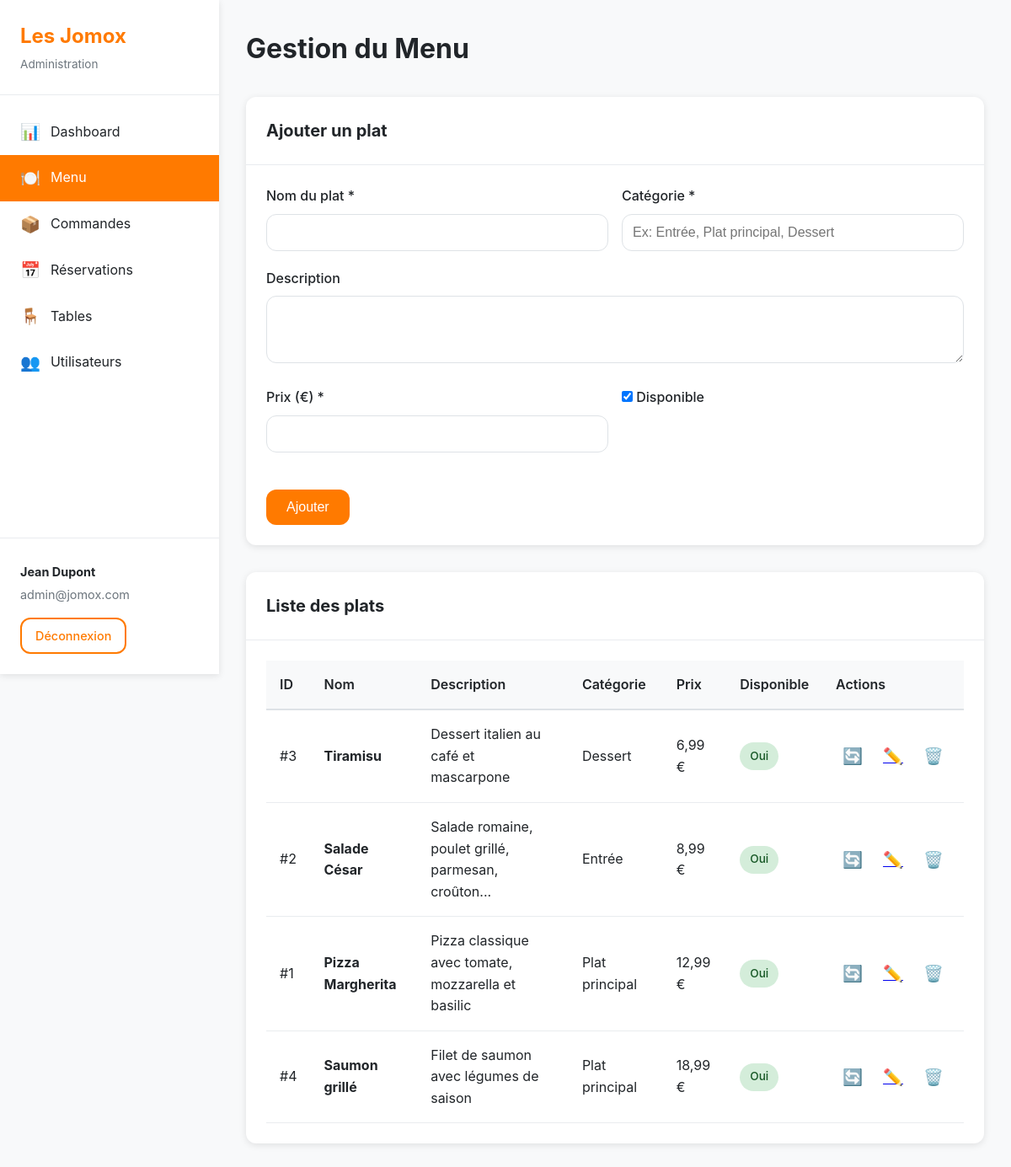
Screenshot of /admin/menu.php (signed in) with the database file from the repository.
### tables this page shows
CREATE TABLE plat (
    id INT AUTO_INCREMENT PRIMARY KEY,
    nom VARCHAR(200) NOT NULL,
    description TEXT DEFAULT NULL,
    prix DECIMAL(10, 2) NOT NULL,
    categorie VARCHAR(100) NOT NULL,
    disponible BOOLEAN DEFAULT TRUE,
    INDEX idx_categorie (categorie),
    INDEX idx_disponible (disponible)
);

### admin/includes/functions.php (called while the page is built, shortened)
<?php
function formatPrice($price) {
    return number_format((float)$price, 2, ',', ' ') . ' €';
}
function e($string) {
    return htmlspecialchars($string ?? '', ENT_QUOTES, 'UTF-8');
}

### admin/menu.php (the view, shortened to what this page needs)
<?php
require_once __DIR__ . '/includes/functions.php';
$pdo = getPDO();
$editPlat = null;
$plats = $pdo->query('SELECT * FROM plat ORDER BY categorie, nom')->fetchAll();
require_once __DIR__ . '/includes/header.php';
?>
<div class="card">
    <div class="card-header">
        <h2><?= $editPlat ? 'Modifier un plat' : 'Ajouter un plat' ?></h2>
    </div>
    <div class="card-body">
        <form method="POST" class="form">
            <div class="form-row">
                <div class="form-group">
                    <label>Nom du plat *</label>
                    <input type="text" name="nom" value="<?= e($editPlat['nom'] ?? '') ?>" required>
                </div>
                <div class="form-group">
                    <label>Catégorie *</label>
                    <input type="text" name="categorie" value="<?= e($editPlat['categorie'] ?? '') ?>" required placeholder="Ex: Entrée, Plat principal, Dessert">
                </div>
            </div>
            <div class="form-group">
                <label>Description</label>
                <textarea name="description" rows="3"><?= e($editPlat['description'] ?? '') ?></textarea>
            </div>
            <div class="form-row">
                <div class="form-group">
                    <label>Prix (€) *</label>
                    <input type="number" name="prix" step="0.01" min="0" value="<?= e($editPlat['prix'] ?? '') ?>" required>
                </div>
                <div class="form-group">
                    <label class="checkbox-label">
                        <input type="checkbox" name="disponible" <?= ($editPlat['disponible'] ?? true) ? 'checked' : '' ?>>
                        <span>Disponible</span>
                    </label>
                </div>
            </div>
            <div class="form-actions">
                <button type="submit" class="btn btn-primary"><?= $editPlat ? 'Modifier' : 'Ajouter' ?></button>
            </div>
        </form>
    </div>
</div>
<div class="card">
    <div class="card-header">
        <h2>Liste des plats</h2>
    </div>
    <div class="card-body">
        <div class="table-responsive">
            <table class="table">
                <thead>
                    <tr>
                        <th>ID</th>
                        <th>Nom</th>
                        <th>Description</th>
                        <th>Catégorie</th>
                        <th>Prix</th>
                        <th>Disponible</th>
                        <th>Actions</th>
                    </tr>
                </thead>
                <tbody>
                    <?php if (empty($plats)): ?>
                        <tr>
                            <td colspan="7" class="text-center text-muted">Aucun plat enregistré</td>
                        </tr>
                    <?php else: ?>
                        <?php foreach ($plats as $plat): ?>
                            <tr>
                                <td>#<?= $plat['id'] ?></td>
                                <td><strong><?= e($plat['nom']) ?></strong></td>
                                <td><?= e(substr($plat['description'] ?? '', 0, 50)) ?><?= strlen($plat['description'] ?? '') > 50 ? '...' : '' ?></td>
                                <td><?= e($plat['categorie']) ?></td>
                                <td><?= formatPrice($plat['prix']) ?></td>
                                <td>
                                    <?php if ($plat['disponible']): ?>
                                        <span class="badge badge-success">Oui</span>
                                    <?php else: ?>
                                        <span class="badge badge-danger">Non</span>
                                    <?php endif; ?>
                                </td>
                                <td>
                                    <div class="action-buttons">
                                        <form method="POST" style="display:inline;" onsubmit="return confirm('Changer la disponibilité ?');">
                                            <button type="submit" class="btn-icon" title="Toggle disponibilité">🔄</button>
                                        </form>
                                        <a href="?edit=<?= $plat['id'] ?>" class="btn-icon" title="Modifier">✏️</a>
                                        <form method="POST" style="display:inline;" onsubmit="return confirm('Êtes-vous sûr de vouloir supprimer ce plat ?');">
                                            <button type="submit" class="btn-icon btn-danger" title="Supprimer">🗑️</button>
                                        </form>
                                    </div>
                                </td>
                            </tr>
                        <?php endforeach; ?>
                    <?php endif; ?>
                </tbody>
            </table>
        </div>
    </div>
</div>
<?php require_once __DIR__ . '/includes/footer.php'; ?>

### admin/assets/css/style.css (style rules this page uses)
:root { --primary: #FF7A00; --primary-dark: #e66a00; --secondary: #6c757d; --success: #28a745; --danger: #dc3545; --warning: #ffc107; --info: #17a2b8; --light: #f8f9fa; --dark: #343a40; --white: #ffffff; --gray-100: #f8f9fa; --gray-200: #e9ecef; --gray-300: #dee2e6; --gray-600: #6c757d; --gray-900: #212529; --shadow: 0 2px 8px rgba(0, 0, 0, 0.1); --shadow-lg: 0 4px 16px rgba(0, 0, 0, 0.15); --radius: 12px; --radius-lg: 16px; }
* { margin: 0; padding: 0; box-sizing: border-box; }
body { font-family: -apple-system, BlinkMacSystemFont, 'Segoe UI', Roboto, 'Helvetica Neue', Arial, sans-serif; background: var(--gray-100); color: var(--gray-900); line-height: 1.6; }
.card { background: var(--white); border-radius: var(--radius); box-shadow: var(--shadow); margin-bottom: 2rem; overflow: hidden; }
.card-header { padding: 1.5rem; border-bottom: 1px solid var(--gray-200); display: flex; justify-content: space-between; align-items: center; }
.card-header h2 { font-size: 1.25rem; color: var(--gray-900); }
.card-body { padding: 1.5rem; }
.form { max-width: 100%; }
.form-group { margin-bottom: 1.25rem; }
.form-group label { display: block; margin-bottom: 0.5rem; font-weight: 500; color: var(--gray-900); }
.form-group input, .form-group textarea, .form-group select { width: 100%; padding: 0.75rem; border: 1px solid var(--gray-300); border-radius: var(--radius); font-size: 1rem; transition: all 0.2s; }
.form-row { display: grid; grid-template-columns: repeat(auto-fit, minmax(200px, 1fr)); gap: 1rem; }
.form-actions { display: flex; gap: 1rem; margin-top: 1.5rem; }
.checkbox-label { display: flex; align-items: center; gap: 0.5rem; cursor: pointer; }
.checkbox-label input[type="checkbox"] { width: auto; }
.btn { display: inline-block; padding: 0.75rem 1.5rem; border: none; border-radius: var(--radius); font-size: 1rem; font-weight: 500; cursor: pointer; transition: all 0.2s; text-decoration: none; text-align: center; }
.btn-primary { background: var(--primary); color: var(--white); }
.btn-danger { background: var(--danger); color: var(--white); }
.btn-icon { background: none; border: none; font-size: 1.2rem; cursor: pointer; padding: 0.25rem 0.5rem; border-radius: var(--radius); transition: all 0.2s; }
.action-buttons { display: flex; gap: 0.5rem; align-items: center; }
.table-responsive { overflow-x: auto; }
.table { width: 100%; border-collapse: collapse; }
.table thead { background: var(--gray-100); }
.table th { padding: 1rem; text-align: left; font-weight: 600; color: var(--gray-900); border-bottom: 2px solid var(--gray-300); }
.table td { padding: 1rem; border-bottom: 1px solid var(--gray-200); }
.badge { display: inline-block; padding: 0.35rem 0.75rem; border-radius: 20px; font-size: 0.85rem; font-weight: 500; }
.badge-success { background: #d4edda; color: #155724; }

### rows the page displays
plat: id "3", nom "Tiramisu", description "Dessert italien au café et mascarpone", categorie "Dessert", prix "6,99 €", disponible "Oui"
plat: id "2", nom "Salade César", description "Salade romaine, poulet grillé, parmesan, croûton", categorie "Entrée", prix "8,99 €", disponible "Oui"
plat: id "1", nom "Pizza Margherita", description "Pizza classique avec tomate, mozzarella et basilic", categorie "Plat principal", prix "12,99 €", disponible "Oui"
plat: id "4", nom "Saumon grillé", description "Filet de saumon avec légumes de saison", categorie "Plat principal", prix "18,99 €", disponible "Oui"

### other values shown
$_SESSION['admin_email'] "admin@jomox.com"
$pageTitle "Gestion du Menu"
